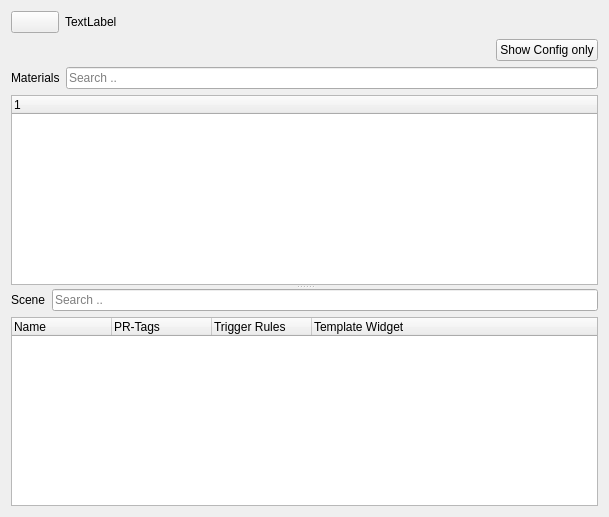
<?xml version="1.0" encoding="UTF-8"?>
<ui version="4.0">
 <class>plmxmlInfo</class>
 <widget class="QWidget" name="plmxmlInfo">
  <property name="geometry">
   <rect>
    <x>0</x>
    <y>0</y>
    <width>609</width>
    <height>517</height>
   </rect>
  </property>
  <property name="windowTitle">
   <string>Form</string>
  </property>
  <layout class="QVBoxLayout" name="verticalLayout_3">
   <item>
    <layout class="QHBoxLayout" name="horizontalLayout_3">
     <item>
      <widget class="QPushButton" name="fileButton">
       <property name="sizePolicy">
        <sizepolicy hsizetype="Minimum" vsizetype="Fixed">
         <horstretch>0</horstretch>
         <verstretch>0</verstretch>
        </sizepolicy>
       </property>
       <property name="maximumSize">
        <size>
         <width>48</width>
         <height>16777215</height>
        </size>
       </property>
       <property name="toolTip">
        <string>Open PlmXml directory</string>
       </property>
       <property name="text">
        <string/>
       </property>
       <property name="icon">
        <iconset resource="res/gui_resource.qrc">
         <normaloff>:/main/folder.png</normaloff>:/main/folder.png</iconset>
       </property>
      </widget>
     </item>
     <item alignment="Qt::AlignLeft">
      <widget class="QLabel" name="fileLabel">
       <property name="sizePolicy">
        <sizepolicy hsizetype="Expanding" vsizetype="Preferred">
         <horstretch>0</horstretch>
         <verstretch>0</verstretch>
        </sizepolicy>
       </property>
       <property name="text">
        <string>TextLabel</string>
       </property>
      </widget>
     </item>
    </layout>
   </item>
   <item>
    <layout class="QHBoxLayout" name="horizontalLayout_4">
     <property name="topMargin">
      <number>0</number>
     </property>
     <item>
      <widget class="QLabel" name="configLabel">
       <property name="text">
        <string/>
       </property>
      </widget>
     </item>
     <item alignment="Qt::AlignRight">
      <widget class="QPushButton" name="configBtn">
       <property name="text">
        <string>Show Config only</string>
       </property>
       <property name="icon">
        <iconset resource="res/gui_resource.qrc">
         <normaloff>:/main/eye.png</normaloff>
         <normalon>:/main/eye-disabled.png</normalon>:/main/eye.png</iconset>
       </property>
       <property name="iconSize">
        <size>
         <width>24</width>
         <height>24</height>
        </size>
       </property>
       <property name="checkable">
        <bool>true</bool>
       </property>
      </widget>
     </item>
    </layout>
   </item>
   <item>
    <widget class="QSplitter" name="splitter">
     <property name="orientation">
      <enum>Qt::Vertical</enum>
     </property>
     <widget class="QWidget" name="layoutWidget">
      <layout class="QVBoxLayout" name="verticalLayout">
       <item>
        <layout class="QHBoxLayout" name="horizontalLayout">
         <item>
          <widget class="QLabel" name="label">
           <property name="text">
            <string>Materials</string>
           </property>
          </widget>
         </item>
         <item>
          <widget class="QLineEdit" name="searchMaterials">
           <property name="placeholderText">
            <string>Search ..</string>
           </property>
          </widget>
         </item>
        </layout>
       </item>
       <item>
        <widget class="QTreeWidget" name="materialTree">
         <column>
          <property name="text">
           <string notr="true">1</string>
          </property>
         </column>
        </widget>
       </item>
      </layout>
     </widget>
     <widget class="QWidget" name="layoutWidget">
      <layout class="QVBoxLayout" name="verticalLayout_2">
       <item>
        <layout class="QHBoxLayout" name="horizontalLayout_2">
         <item>
          <widget class="QLabel" name="label_2">
           <property name="text">
            <string>Scene</string>
           </property>
          </widget>
         </item>
         <item>
          <widget class="QLineEdit" name="searchScene">
           <property name="placeholderText">
            <string>Search ..</string>
           </property>
          </widget>
         </item>
        </layout>
       </item>
       <item>
        <widget class="QTreeWidget" name="sceneTree">
         <property name="indentation">
          <number>4</number>
         </property>
         <column>
          <property name="text">
           <string notr="true">Name</string>
          </property>
         </column>
         <column>
          <property name="text">
           <string>PR-Tags</string>
          </property>
         </column>
         <column>
          <property name="text">
           <string>Trigger Rules</string>
          </property>
         </column>
         <column>
          <property name="text">
           <string>Template Widget</string>
          </property>
         </column>
        </widget>
       </item>
      </layout>
     </widget>
    </widget>
   </item>
  </layout>
 </widget>
 <resources>
  <include location="res/gui_resource.qrc"/>
 </resources>
 <connections/>
</ui>
